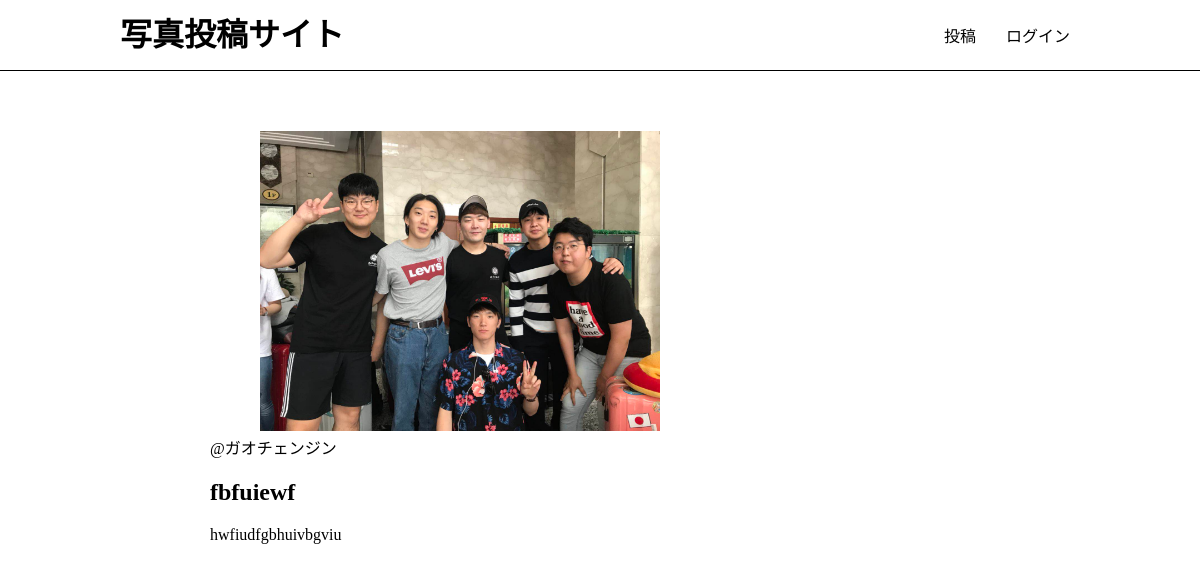
Page /photos/7/ on the committed database.
### app/models.py (models this page shows, shortened)
class Photo(models.Model):
    title = models.CharField(max_length=150)
    comment = models.TextField(blank=True)
    image = models.ImageField(upload_to='photos')
    category = models.ForeignKey(Category,on_delete=models.PROTECT)
    user = models.ForeignKey(User, on_delete=models.CASCADE)
    created_at = models.DateTimeField(auto_now=True)

### app/views.py (the view)
# urls.py: path('photos/<int:pk>/', views.photos_detail, name='photos_detail'),
def photos_detail(request, pk):
    photo = get_object_or_404(Photo, pk=pk)
    return render(request, 'app/photos_detail.html', {'photo': photo})

### app/templates/app/photos_detail.html (shortened to what this page needs)
{% extends 'app/base.html' %}
{% block content %}
<div class="photo-detail">
  <img src="{{ photo.image.url }}" class="photo-img">
  <div class="photo-info">
      <a href="{% url 'app:users_detail'
                        photo.user.id %}">@{{ photo.user }}</a>
  </div>
  <h2>{{ photo.title }}</h2>
  <p>{{ photo.comment }}</p>
</div>
{% endblock %}

### static/css/style.css (style rules this page uses)
html, body { margin: 0; }
div { box-sizing: border-box; }
a { text-decoration: none; color: #000; }
.photo-img { width: 100%; max-width: 500px; height: 300px; object-fit: cover; border-radius: 4px; }
.photo-detail .photo-img { object-fit: contain; }

### rows in the picture
Photo: image (picture), user "ガオチェンジン", title "fbfuiewf", comment "hwfiudfgbhuivbgviu"
